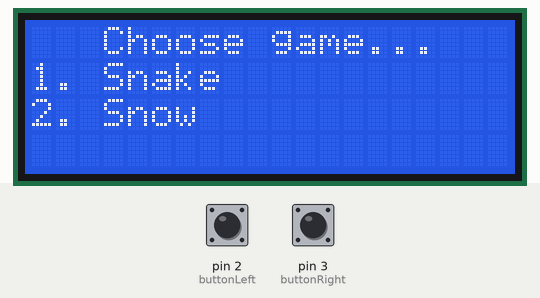
Bench run of a sketch on a simulated Arduino Uno, built with avr-gcc and run on an emulated ATmega328P. Shown: 20×4 character LCD. The test bench sets the inputs (shaded band); at power-on: pin 3 (buttonRight) LOW, pin 2 (buttonLeft) LOW. Random numbers use the default seed unless the sketch sets one.

Above: at 1.2 s.
1.3 s: pin 3 (buttonRight) pulled HIGH for 0.25 s
At 1.67 s:
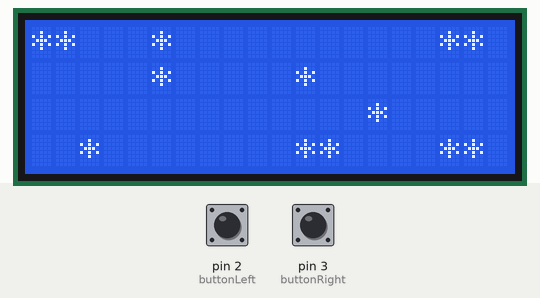
3.7 s: pin 2 (buttonLeft) pulled HIGH for 0.25 s
At 4.24 s:
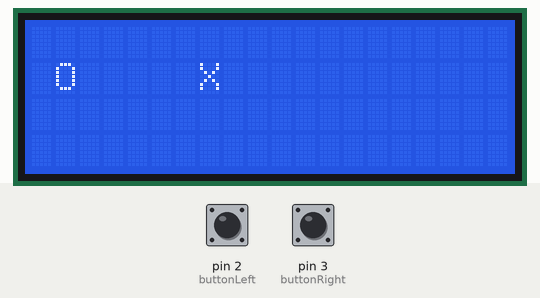
6.2 s: pin 2 (buttonLeft) pulled HIGH for 1 s
At 6.37 s:
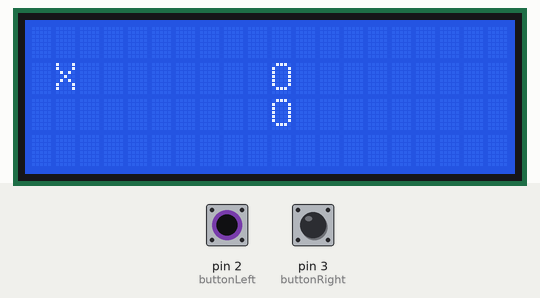
8.7 s: pin 3 (buttonRight) pulled HIGH for 1 s
At 8.92 s:
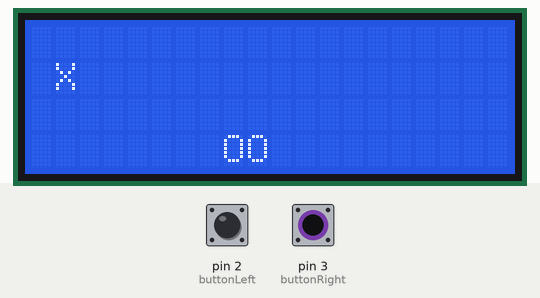
12.7 s: pin 2 (buttonLeft) pulled HIGH for 3.2 s
At 17.3 s:
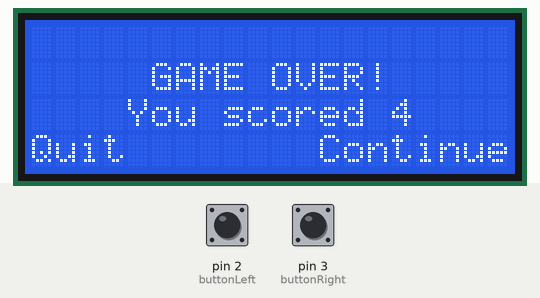
17.4 s: pin 2 (buttonLeft) driven HIGH and pin 3 (buttonRight) driven HIGH
At 18.07 s:
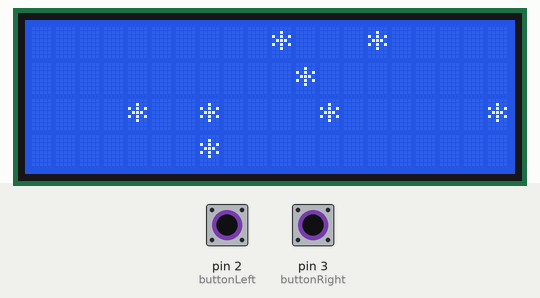

The sketch:

nano_games.ino
```cpp
#include <LiquidCrystal.h>
#include "Snake.h"
#include "Snow.h"

#define GAME_SNAKE 0
#define GAME_SNOW 1

const int rs = 9;
const int rw = 10;
const int enable = 11;
const int d4 = 4;
const int d5 = 5;
const int d6 = 6;
const int d7 = 7;
LiquidCrystal lcd(rs, rw, enable, d4, d5, d6, d7);

const uint8_t width = 20;
const uint8_t height = 4;
char screen[width * height + 1];

const int buttonLeft = 2;
const int buttonRight = 3;

bool menu = true;
int game = GAME_SNAKE;

Snake snake;
Snow snow;

void clearScreen() {
  lcd.clear();
  memset(screen, ' ', width * height);
}

void writeChar(char c, int x, int y) {
  if (x < 0 || x >= width) {
    screen[0] = 'E';
    return;
  }
  switch (y) {
    case 0:
      screen[x] = c;
      break;
    case 1:
      screen[x + width * 2] = c;
      break;
    case 2:
      screen[x + width * 1] = c;
      break;
    case 3:
      screen[x + width * 3] = c;
      break;
    default:
      screen[0] = 'E';
  }
}

void writeString(const char* text, int x, int y) {
  int i = 0;
  while (text[i] != '\0') {
    writeChar(text[i], x + i, y);
    ++i;
  }
}

void setup() {
  screen[width * height] = '\0';
  lcd.begin(20, 4);
  pinMode(buttonLeft, INPUT);
  pinMode(buttonRight, INPUT);
}

void loop() {
  clearScreen();
  if (menu) {
    writeString("Choose game...", 3, 0);
    writeString("1. Snake", 0, 1);
    writeString("2. Snow", 0, 2);

    if (digitalRead(buttonLeft)) {
      game = GAME_SNAKE;
      menu = false;
    }
    if (digitalRead(buttonRight)) {
      game = GAME_SNOW;
      menu = false;
    }
  }
  else if (game == GAME_SNAKE) {
    snake.drawFrame();
  }
  else if (game == GAME_SNOW) {
    snow.drawFrame();
  }
  lcd.print(screen);
  delay(200);
}
```

Snake.h
```cpp
#define DIR_UP 0
#define DIR_DOWN 1
#define DIR_LEFT 2
#define DIR_RIGHT 4
#define MAX_LENGTH 20

void clearScreen();
void writeChar(char c, int x, int y);
void writeString(const char * c, int x, int y);
extern const uint8_t width;
extern const uint8_t height;
extern const int buttonLeft;
extern const int buttonRight;
extern bool menu;

struct Snake {
  struct Player {
    char c = 'O';
    int x;
    int y;
    int direction;
  };

  bool running;
  int length;
  Player player[MAX_LENGTH];

  char food = 'X';
  int foodX = 0;
  int foodY = 0;

  Snake() {
    reset();
  }

  void setFood() {
    foodX = rand() % width;
    foodY = rand() % height;
  }

  void reset() {
    setFood();
    length = 1;
    running = true;
    player[0].x = 0;
    player[0].y = 1;
    player[0].direction = DIR_RIGHT;
  }

  void checkDeath() {
    for (int i = 1; i < length; ++i) {
      if (player[0].x == player[i].x && player[0].y == player[i].y) {
        running = false;
      }
    }
  }

  void buildGameOver() {
    writeString("GAME OVER!", 5, 1);
    writeString("You scored", 4, 2);

    if((length-1)/10) {
      writeChar((length-1)/10 + '0', width-5, 2);
      writeChar((length-1)%10 + '0', width-4, 2);
    }
    else {
      writeChar(length - 1 + '0', width-5, 2);
    }

    writeString("Quit        Continue", 0, 3);
  }

  void boundsCheck() {
    if (player[0].x >= width) {
      player[0].x = 0;
    }
    if (player[0].x < 0) {
      player[0].x = width - 1;
    }
    if (player[0].y >= height) {
      player[0].y = 0;
    }
    if (player[0].y < 0) {
      player[0].y = height - 1;
    }
  }

  void drawFrame() {
    if (running) {
      if (player[0].x == foodX && player[0].y == foodY) {
        setFood();
        if (length < MAX_LENGTH) {
          length++;
        }
      }

      checkDeath();

      for (int i = 0; i < length - 1; ++i) {
        player[length - 1 - i].x = player[length - 2 - i].x;
        player[length - 1 - i].y = player[length - 2 - i].y;
      }

      if (digitalRead(buttonRight)) {
        if (player[0].direction == DIR_LEFT || player[0].direction == DIR_RIGHT) {
          player[0].direction = DIR_UP;
        } else if (player[0].direction == DIR_UP || player[0].direction == DIR_DOWN) {
          player[0].direction = DIR_RIGHT;
        }
      }

      if (digitalRead(buttonLeft)) {
        if (player[0].direction == DIR_LEFT || player[0].direction == DIR_RIGHT) {
          player[0].direction = DIR_DOWN;
        } else if (player[0].direction == DIR_UP || player[0].direction == DIR_DOWN) {
          player[0].direction = DIR_LEFT;
        }
      }

      switch (player[0].direction) {
        case DIR_UP:
          player[0].y--;
          break;
        case DIR_DOWN:
          player[0].y++;
          break;
        case DIR_LEFT:
          player[0].x--;
          break;
        default:
          player[0].x++;
          break;
      }

      boundsCheck();

      for (int i = 0; i < length; ++i) {
        writeChar(player[i].c, player[i].x, player[i].y);
      }

      writeChar(food, foodX, foodY);
    }
    else {
      buildGameOver();
      if (digitalRead(buttonLeft)) {
        reset();
        menu = true;
      }
      if (digitalRead(buttonRight)) {
        reset();
      }
    }
  }
};
```

Snow.h
```cpp
void clearScreen();
void writeChar(char c, int x, int y);
extern const uint8_t width;
extern const uint8_t height;
extern const int buttonLeft;
extern const int buttonRight;
extern bool menu;

struct Snow {
  char c;

  Snow() {
    reset();
  }

  void reset() {
    c = '*';
  }

  void drawFrame() {
    int particles = rand() % (width * height / 3);
    for (int i = 0; i < particles; ++i) {
      int x = rand() % width;
      int y = rand() % height;
      writeChar(c, x, y);
    }

    if(digitalRead(buttonRight)) {
        c = 33 + (rand() % (128-33));
    }

    if(digitalRead(buttonLeft)) {
        reset();
        menu = true;
    }
  }
};
```

Measured:
- after the input at 1.3 s, the display: changes after 0.27 s (image 1)
- after the input at 17.4 s, the display: first changes after 0.35 s (image 6 shows a later state)
